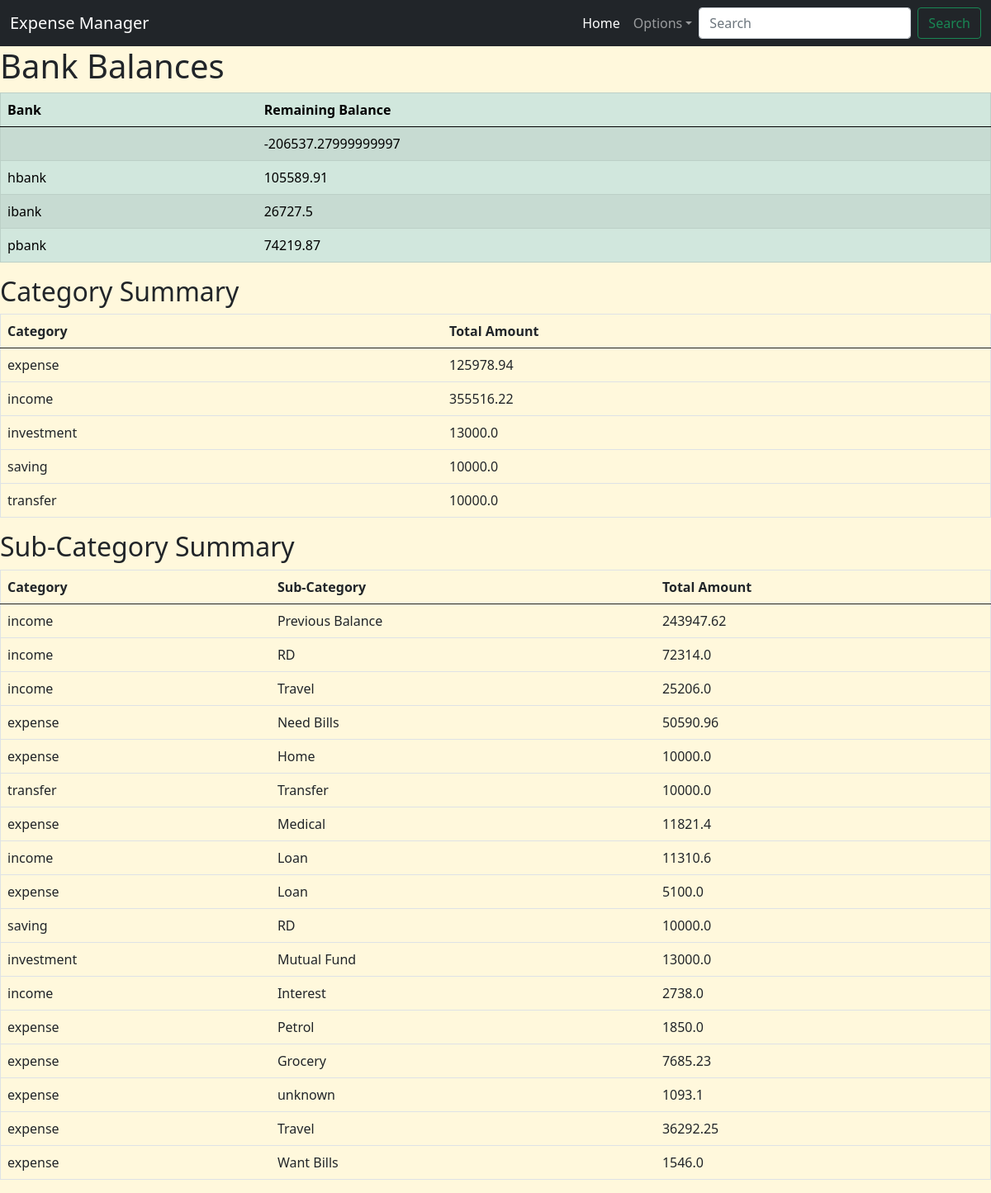
Page /summary on the committed database.
### app.py (models this page shows)
class IncomeExpenseManager(db.Model):
    id = db.Column(db.Integer, primary_key=True)
    date = db.Column(db.Date, nullable=False)
    from_bank = db.Column(db.String(10), nullable=False)
    to_bank = db.Column(db.String(10), nullable=True)
    category = db.Column(db.String(20), nullable=False)
    sub_category = db.Column(db.String(50), nullable=False)
    description = db.Column(db.String(100), nullable=False)
    amount = db.Column(db.Float, nullable=False)

### app.py (the view)
@app.route('/summary')
def category_summary():
    category_summary = db.session.query(IncomeExpenseManager.category, db.func.sum(IncomeExpenseManager.amount).label('total_amount')).group_by(IncomeExpenseManager.category).all()
    sub_category_summary = db.session.query(IncomeExpenseManager.category, IncomeExpenseManager.sub_category, db.func.sum(IncomeExpenseManager.amount).label('total_amount')).group_by(IncomeExpenseManager.category, IncomeExpenseManager.sub_category).order_by(IncomeExpenseManager.amount.label('total_amount').desc()).all()
    from_bank_summary = db.session.query(IncomeExpenseManager.from_bank, db.func.sum(-IncomeExpenseManager.amount).label('balance')).group_by(IncomeExpenseManager.from_bank).all()
    to_bank_summary = db.session.query(IncomeExpenseManager.to_bank, db.func.sum(IncomeExpenseManager.amount).label('balance')).filter(IncomeExpenseManager.to_bank.isnot(None)).group_by(IncomeExpenseManager.to_bank).all()
    bank_balances = {}
    for bank, balance in from_bank_summary:
        bank_balances[bank] = bank_balances.get(bank, 0) + balance
    for bank, balance in to_bank_summary:
        bank_balances[bank] = bank_balances.get(bank, 0) + balance
    return render_template('category_summary.html', category_summary=category_summary, sub_category_summary=sub_category_summary, bank_balances=bank_balances)

### templates/category_summary.html
{% extends 'base.html' %}
{% block content %}
<h1>Bank Balances</h1>
<table class="table table-success table-striped", border="1">
    <thead>
        <tr>
            <th>Bank</th>
            <th>Remaining Balance</th>
        </tr>
    </thead>
    <tbody>
        {% for bank, balance in bank_balances.items() %}
        <tr>
            <td>{{ bank }}</td>
            <td>{{ balance }}</td>
        </tr>
        {% endfor %}
    </tbody>
</table>
<h2>Category Summary</h2>
<table class="table", border="1">
    <thead>
        <tr>
            <th>Category</th>
            <th>Total Amount</th>
        </tr>
    </thead>
    <tbody>
        {% for category, total_amount in category_summary %}
        <tr>
            <td>{{ category }}</td>
            <td>{{ total_amount | round(2) }}</td>
        </tr>
        {% endfor %}
    </tbody>
</table>
<h2>Sub-Category Summary</h2>
<table class="table", border="1">
    <thead>
        <tr>
            <th>Category</th>
            <th>Sub-Category</th>
            <th>Total Amount</th>
        </tr>
    </thead>
    <tbody>
        {% for category, sub_category, total_amount in sub_category_summary %}
        <tr>
            <td>{{ category }}</td>
            <td>{{ sub_category }}</td>
            <td>{{ total_amount | round(2) }}</td>
        </tr>
        {% endfor %}
    </tbody>
</table>
{% endblock %}

### templates/base.html (shortened to what this page needs)
<!DOCTYPE html>
<html lang="en">
<head>
    <link href="https://cdn.jsdelivr.net/npm/bootstrap@5.0.2/dist/css/bootstrap.min.css" rel="stylesheet">
  </head>
<body>
    <header>
        <nav class="navbar navbar-expand-lg navbar-dark bg-dark">
            <div class="container-fluid">
              <a class="navbar-brand" href="{{url_for('index')}}">Expense Manager</a>
              <div class="collapse navbar-collapse" id="navbarSupportedContent">
                <ul class="navbar-nav ms-auto mb-2 mb-lg-0">
                  <li class="nav-item">
                    <a class="nav-link active" aria-current="page" href="{{url_for('index')}}">Home</a>
                  </li>
                  <li class="nav-item dropdown">
                    <a class="nav-link dropdown-toggle" href="#" role="button" data-bs-toggle="dropdown" aria-expanded="false">Options</a>
                  </li>
                </ul>
                <form class="d-flex" role="search">
                  <input class="form-control me-2" type="search" placeholder="Search" aria-label="Search">
                  <button class="btn btn-outline-success" type="submit">Search</button>
                </form>
              </div>
            </div>
          </nav>
    </header>
    <main>
        {% block content %} {% endblock %}
    </main>
</body>
</html>

### templates/base.html (style rules this page uses)
body { background-color: cornsilk; }

### rows in the picture
IncomeExpenseManager: category "transfer", amount "10000.0", sub_category "Transfer"
IncomeExpenseManager: category "income", sub_category "RD", amount "72314.0"
IncomeExpenseManager: category "income", sub_category "Travel", amount "25206.0"
IncomeExpenseManager: category "expense", sub_category "Home", amount "10000.0"

### other values in the picture
{{ balance }} "-206537.27999999997" "105589.91" "26727.5" "74219.87"
{{ bank }} "hbank" "ibank" "pbank"
{{ category }} "expense" "income" "investment" "saving"
{{ total_amount | round(2) }} "125978.94" "355516.22" "13000.0" "10000.0"
{{ category }} "income" "expense" "expense" "income" "expense" "saving" "investment" "income" "expense" "expense" "expense" "expense" "expense"
{{ sub_category }} "Previous Balance" "Need Bills" "Medical" "Loan" "Loan" "RD" "Mutual Fund" "Interest" "Petrol" "Grocery" "unknown" "Travel" "Want Bills"
{{ total_amount | round(2) }} "243947.62" "50590.96" "11821.4" "11310.6" "5100.0" "10000.0" "13000.0" "2738.0" "1850.0" "7685.23" "1093.1" "36292.25" "1546.0"
